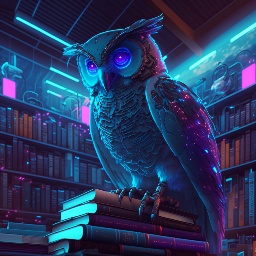
#> input picture Trabajos/Vision artificial/Tarea 2/imagen1.jpg, 256 x 256 px
$ python P3b.py
#> lines starting #> are read from the running program, lines starting #| are printed output that depends on the picture
"""Este programa reliza la resta algebraica de dos imagenes, cuidando de que no haya saturación.
Luego la compara con la resta obtenida por openCV."""

#se importan librerias
import numpy as np
import cv2

#se lee y almacena las imagenes
img1 = cv2.imread("imagen1.jpg")
#> img1 is the input picture: shape (256, 256, 3); mean B, G, R 95.4, 56.5, 40.9
img2 = cv2.imread("imagen2.jpg")
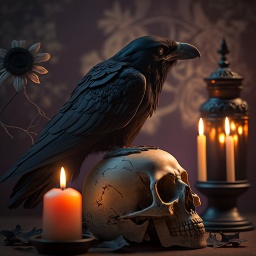
#> input picture Trabajos/Vision artificial/Tarea 2/imagen2.jpg, 256 x 256 px
#> img2 is the input picture: shape (256, 256, 3); mean B, G, R 38.8, 42.8, 59.5

#Se limita el valor de los pixeles de las imagenes a 200 como máximo, esto para no saturar la imagen en la resta
img1 = np.clip(img1, 0, 200)
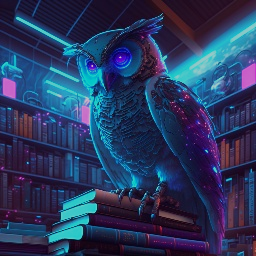
#> img1: shape (256, 256, 3); mean B, G, R 93.2, 55.6, 40.6
img2 = np.clip(img2, 0, 200)
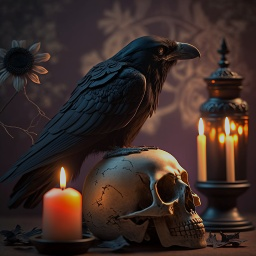
#> img2: shape (256, 256, 3); mean B, G, R 38.7, 42.6, 58.4

#se normalizan las imagenes a 255
img1_norm = img1 / 255.0
img2_norm = img2 / 255.0

#se realiza la resta directa
img_res1 = img1_norm - img2_norm
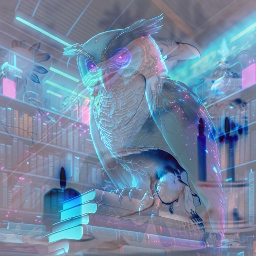
#> img_res1: shape (256, 256, 3) float64; mean B, G, R 0.214, 0.0508, -0.0698; drawn with min black and max white
img_res2 = img2_norm - img1_norm
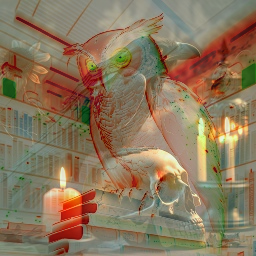
#> img_res2: shape (256, 256, 3) float64; mean B, G, R -0.214, -0.0508, 0.0698; drawn with min black and max white

#se vuelve a multiplicar la matriz por 255, limitando sus valores entre 0 y 255 y ademas dejando el formato
#de la matriz en uint8 para ser leida por openCV
img_res1 = np.clip(img_res1 * 255, 0, 255).astype(np.uint8)
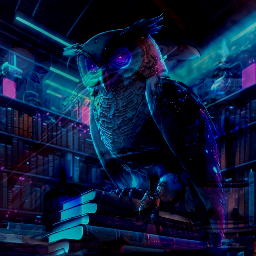
#> img_res1: shape (256, 256, 3); mean B, G, R 57.4, 27.1, 10.1
img_res2 = np.clip(img_res2 * 255, 0, 255).astype(np.uint8)
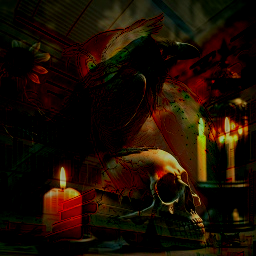
#> img_res2: shape (256, 256, 3); mean B, G, R 3.1, 14.2, 27.9

#se realiza la resta con openCV
restaOCV1 = cv2.subtract(img1,img2)
restaOCV2 = cv2.subtract(img2,img1)

#se muestran las imagenes
cv2.imshow("Imagen 1", img1)
cv2.imshow("Imagen 2", img2)
cv2.imshow("Resta img1 - img2", img_res1)
cv2.imshow("Resta img2 - img1", img_res2)
cv2.imshow("resta con cv2.substract() img1 - img2", restaOCV1)
cv2.imshow("resta con cv2.substract() img2 - img1", restaOCV2)

# [6 lines of commented-out code are left out]
cv2.waitKey(0)
cv2.destroyAllWindows()
